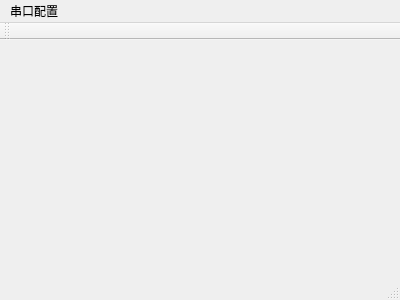
<?xml version="1.0" encoding="UTF-8"?>
<ui version="4.0">
 <class>MainWindow</class>
 <widget class="QMainWindow" name="MainWindow">
  <property name="geometry">
   <rect>
    <x>0</x>
    <y>0</y>
    <width>400</width>
    <height>300</height>
   </rect>
  </property>
  <property name="windowTitle">
   <string>MainWindow</string>
  </property>
  <widget class="QWidget" name="centralWidget"/>
  <widget class="QMenuBar" name="menuBar">
   <property name="geometry">
    <rect>
     <x>0</x>
     <y>0</y>
     <width>400</width>
     <height>23</height>
    </rect>
   </property>
   <widget class="QMenu" name="menu">
    <property name="title">
     <string>串口配置</string>
    </property>
    <addaction name="actionConfig"/>
   </widget>
   <addaction name="menu"/>
  </widget>
  <widget class="QToolBar" name="mainToolBar">
   <attribute name="toolBarArea">
    <enum>TopToolBarArea</enum>
   </attribute>
   <attribute name="toolBarBreak">
    <bool>false</bool>
   </attribute>
  </widget>
  <widget class="QStatusBar" name="statusBar"/>
  <action name="actionConfig">
   <property name="text">
    <string>config</string>
   </property>
  </action>
 </widget>
 <layoutdefault spacing="6" margin="11"/>
 <resources/>
 <connections/>
</ui>
